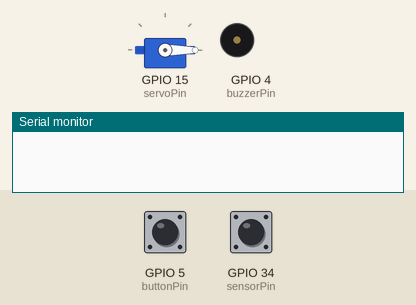
A sketch run on a simulated ESP32. Shown: servo, buzzer (waves = sounding, pin HIGH), the last lines printed to the serial monitor. The test bench sets the inputs (shaded band); at power-on: GPIO 5 (buttonPin) HIGH, GPIO 34 (sensorPin) HIGH.

Above: at 1.2 s.
1.3 s: GPIO 5 (buttonPin) pulled LOW for 0.15 s
At 1.9 s:
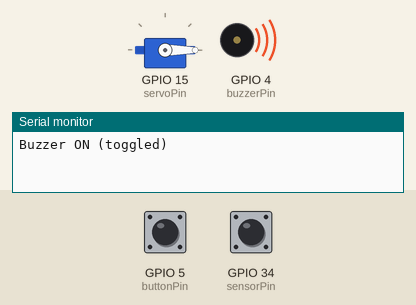
2.9 s: GPIO 34 (sensorPin) driven LOW
At 3.4 s:
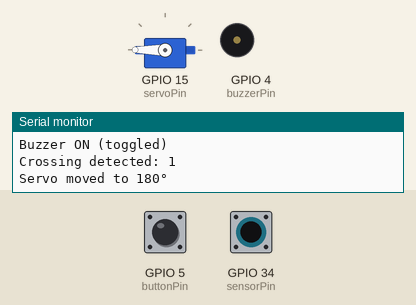
4.6 s: GPIO 5 (buttonPin) pulled LOW for 1 s
7.1 s: GPIO 5 (buttonPin) pulled LOW for 0.15 s
At 7.6 s:
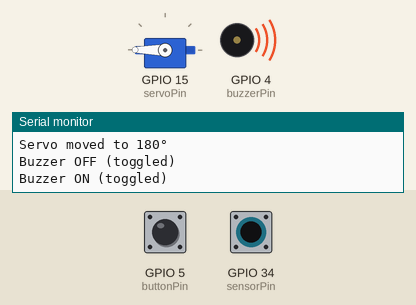
8.7 s: GPIO 5 (buttonPin) pulled LOW for 3.2 s
At 10.1 s:
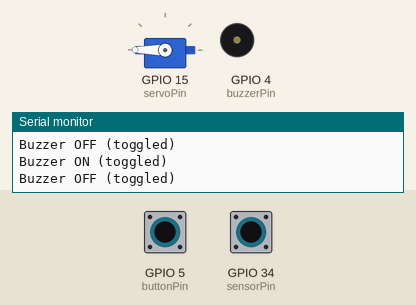
13.4 s: GPIO 34 (sensorPin) pulsed HIGH 2 times (0.12 s each, 0.3 s apart)
At 13.62 s:
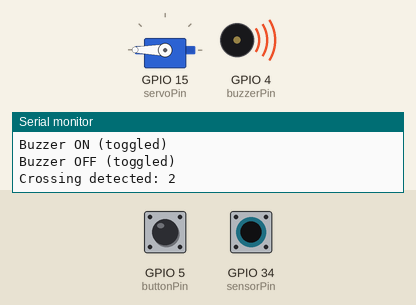
Timing chart, 0 to 16.4 s (numbered marks = the images above; inputs shaded):
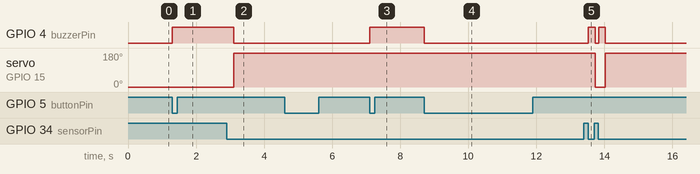

The sketch:

sketch_sep2a.ino
```cpp
#include <Arduino.h>
#include <ESP32Servo.h>

// Pins
int sensorPin = 34;     // IR sensor output pin
int buzzerPin = 4;      // Buzzer pin
int servoPin  = 15;     // Servo control pin
int buttonPin = 5;

// Variables
int count = 0;          // number of oscillations
int crossings = 0;      // number of sensor triggers
int lastState = HIGH;   // store last sensor state
bool servoAt180 = false; // track servo position

// Servo object
Servo myServo;

// ------------------ Sensor Task ------------------
void SensorTask(void *parameter) {
  for (;;) {
    int sensorValue = digitalRead(sensorPin);

    // Detect change: HIGH -> LOW (pendulum crossing)
    if (lastState == HIGH && sensorValue == LOW) {
      if (crossings == 25) {
        crossings = 0;
        count = 0;
      }

      crossings++;
      Serial.print("Crossing detected: ");
      Serial.println(crossings);

      // Buzz on every crossing
      digitalWrite(buzzerPin, HIGH);
      vTaskDelay(pdMS_TO_TICKS(200));
      digitalWrite(buzzerPin, LOW);

      // Toggle servo position
      if (servoAt180) {
        myServo.write(0);      // go back to 0°
        servoAt180 = false;
        Serial.println("Servo moved to 0°");
      } else {
        myServo.write(180);    // go to 180°
        servoAt180 = true;
        Serial.println("Servo moved to 180°");
      }

      // Every 2 crossings = 1 oscillation
      if (crossings % 2 == 0) {
        count++;
        Serial.print("Oscillations: ");
        Serial.println(count);
      }
    }

    lastState = sensorValue;
    vTaskDelay(pdMS_TO_TICKS(10)); // small delay
  }
}
// ------------------ Button Task ------------------
void ButtonTask(void *parameter) {
  bool buzzerOn = false;     // track buzzer state
  int lastButtonState = HIGH; // pull-up, so default HIGH

  for (;;) {
    int buttonState = digitalRead(buttonPin);

    // Detect falling edge (HIGH -> LOW = button press)
    if (lastButtonState == HIGH && buttonState == LOW) {
      buzzerOn = !buzzerOn;  // toggle buzzer state

      if (buzzerOn) {
        digitalWrite(buzzerPin, HIGH);
        Serial.println("Buzzer ON (toggled)");
      } else {
        digitalWrite(buzzerPin, LOW);
        Serial.println("Buzzer OFF (toggled)");
      }

      vTaskDelay(pdMS_TO_TICKS(300)); // debounce delay after press
    }

    lastButtonState = buttonState;
    vTaskDelay(pdMS_TO_TICKS(20)); // small debounce scan
  }
}

// ------------------ Setup ------------------
void setup() {
  Serial.begin(115200);
  pinMode(sensorPin, INPUT);
  pinMode(buzzerPin, OUTPUT);

  // Attach servo
  myServo.attach(servoPin, 500, 2400);
  myServo.write(0); // start at 0°

  // Create FreeRTOS task
  xTaskCreatePinnedToCore(SensorTask, "Sensor Task", 4096, NULL, 1, NULL, 1);
  xTaskCreatePinnedToCore(ButtonTask, "Button Task", 2048, NULL, 1, NULL, 1);
}

void loop() {
  // Empty — FreeRTOS handles tasks
}
```

Measured:
- after the input at 1.3 s, GPIO 4 (buzzerPin): LOW → HIGH at once
- after the input at 2.9 s, GPIO 4 (buzzerPin): HIGH → LOW after 0.20 s; servo on GPIO 15 (servoPin): 0° → 180° after 0.20 s
- after the input at 7.1 s, GPIO 4 (buzzerPin): LOW → HIGH at once
- after the input at 8.7 s, GPIO 4 (buzzerPin): HIGH → LOW at once
- after the input at 13.4 s, GPIO 4 (buzzerPin): alternates HIGH for 0.20 s and LOW for 0.10 s, 4 changes in all, then stays LOW, starting after 0.13 s; servo on GPIO 15 (servoPin): 180° → 0° after 0.33 s, → 180° 0.30 s later
